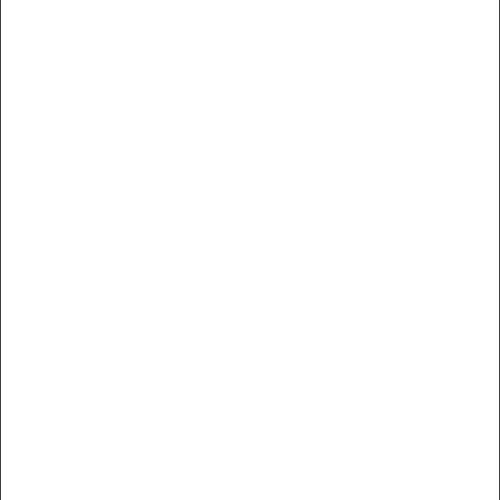
Frame 1 (no input)
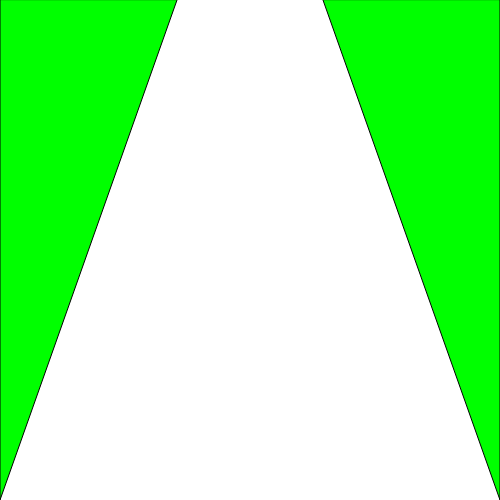
Frame 60 (no input)
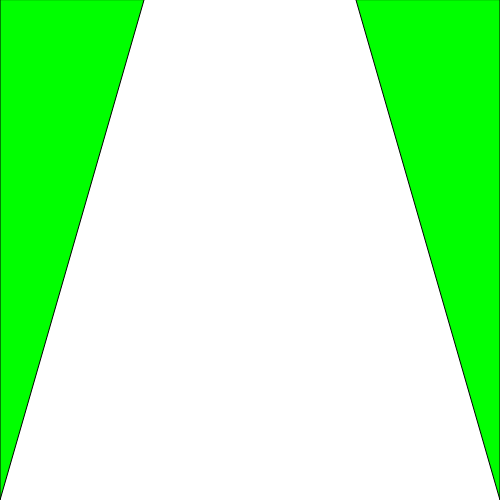
Frame 120 (the mouse pressed at the canvas centre since frame 60)

The p5.js sketch that drew these frames (run headless with seeded random() and noise() and a simulated clock; from frame 60 on, the mouse is pressed at the canvas centre):

// p5.js sketch
// ── sketch.js
var x=0;
var x1=0;

var v=3;
var dir=1;
var st=0;

function setup(){
  createCanvas (500,500);  
}

function draw(){
  background (255);

  fill (0,255,0);
  triangle (0,0, x1,height, x,0);
  triangle (width,0, width-x1,height, width-x,0);

  if (st==0){
    x+=v*dir;

    if (x>=width/2){
      st=1;
    }
  }

  if (st==1){
    x-=v*dir;

    if (x<=0){
      st=2;
    }
  }

  if (st==2){
    x1+=v*dir;

    if (x1>=width/2){
      st=3;
    }
  }

  if (st==3){
    x1-=v*dir;

    if (x1<=0){
      st=0;
    }
  }
}
